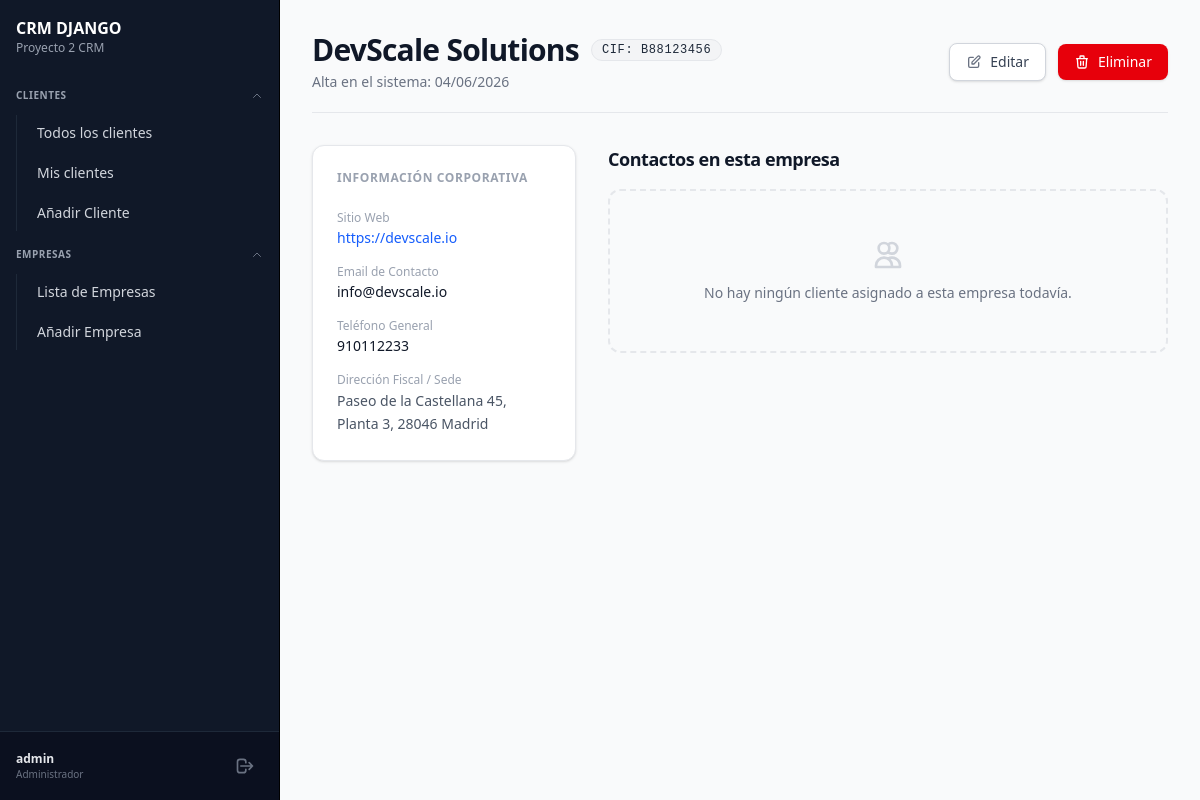
Page /empresas/detalle/4 (signed in) on the committed database.
### crm/models/company_model.py (models this page shows, shortened)
class Company(models.Model):
    name = models.CharField(max_length=100, verbose_name='Nombre de la Empresa')
    email = models.EmailField(verbose_name='Email')
    phone = models.CharField(max_length=20, verbose_name='Teléfono')
    address = models.CharField(max_length=200, verbose_name='Dirección')
    website = models.URLField(verbose_name='Sitio Web')
    created_at = models.DateTimeField(auto_now_add=True, verbose_name='Fecha de Creación')
    cif = models.CharField(max_length=20, unique=True, verbose_name='CIF')
    class Meta:
        verbose_name = 'Empresa'
        verbose_name_plural = 'Empresas'

### crm/views/company_views.py (the view)
# urls.py: path('empresas/detalle/<pk>', CompanyDetailView.as_view(), name='detalle-empresa'),
@method_decorator(login_required, name='dispatch')
class CompanyDetailView(DetailView):
    model = Company
    template_name = 'companies/company_detail.html'
    context_object_name = 'company'

### crm_django/templates/companies/company_detail.html (shortened to what this page needs)
{% extends "general/layout.html" %}
{% block page_content %}
<div class="max-w-6xl mx-auto space-y-8">
    <div class="flex flex-col md:flex-row md:items-center md:justify-between border-b border-gray-200 pb-5 gap-4">
        <div>
            <div class="flex items-center gap-3">
                <h1 class="text-3xl font-bold text-gray-900 tracking-tight">
                    {{ company.name }}
                </h1>
                <span class="inline-flex items-center px-2.5 py-0.5 rounded-full text-xs font-medium bg-gray-100 text-gray-800 border border-gray-200 uppercase tracking-wider font-mono">
                    CIF: {{ company.cif }}
                </span>
            </div>
            <p class="text-sm text-gray-500 mt-1">Alta en el sistema: {{ company.created_at|date:"d/m/Y" }}</p>
        </div>
        <div class="flex items-center gap-3">
            <a href="{% url "editar-empresa" company.pk %}" class="inline-flex items-center justify-center px-4 py-2 text-sm font-medium text-gray-700 bg-white border border-gray-300 rounded-lg hover:bg-gray-50 transition-colors shadow-sm gap-2">
                Editar
            </a>
            <a href="{% url "eliminar-empresa" company.pk %}" class="inline-flex items-center justify-center px-4 py-2 text-sm font-medium text-white bg-red-600 rounded-lg hover:bg-red-700 transition-colors shadow-sm gap-2">
                Eliminar
            </a>
        </div>
    </div>
    <div class="grid grid-cols-1 lg:grid-cols-3 gap-8">
        <div class="lg:col-span-1 bg-white border border-gray-200 rounded-xl shadow-sm p-6 space-y-6 h-fit">
            <h3 class="text-xs font-semibold text-gray-400 uppercase tracking-wider">Información Corporativa</h3>
            <div class="space-y-4">
                <div>
                    <label class="block text-xs font-medium text-gray-400">Sitio Web</label>
                    <a href="{{ company.website }}" target="_blank" class="text-sm font-medium text-blue-600 hover:text-blue-700 hover:underline block mt-0.5 break-all">
                        {{ company.website }}
                    </a>
                </div>
                <div>
                    <label class="block text-xs font-medium text-gray-400">Email de Contacto</label>
                    <span class="text-sm font-medium text-gray-900 block mt-0.5 break-all">{{ company.email }}</span>
                </div>
                <div>
                    <label class="block text-xs font-medium text-gray-400">Teléfono General</label>
                    <span class="text-sm font-medium text-gray-900 block mt-0.5">{{ company.phone }}</span>
                </div>
                <div>
                    <label class="block text-xs font-medium text-gray-400">Dirección Fiscal / Sede</label>
                    <span class="text-sm font-medium text-gray-600 block mt-0.5 leading-relaxed">{{ company.address }}</span>
                </div>
            </div>
        </div>
        <div class="lg:col-span-2 space-y-4">
            <h3 class="text-lg font-bold text-gray-900 tracking-tight mb-4">Contactos en esta empresa</h3>
            {% if company.clients.all %}
                <div class="bg-white border border-gray-200 rounded-xl shadow-sm overflow-hidden">
                    <ul class="divide-y divide-gray-100">
                        {% for client in company.clients.all %}
                            <li class="p-4 hover:bg-gray-50 transition-colors">
                                <div class="flex items-center justify-between gap-4">
                                    <div>
                                        <a href="{% url 'detalle-cliente' client.pk %}" class="text-sm font-bold text-gray-900 hover:text-blue-600 transition-colors">
                                            {{ client.first_name }} {{ client.last_name }}
                                        </a>
                                        <p class="text-xs text-gray-500 mt-0.5">{{ client.position|default:"Sin cargo definido" }}</p>
                                    </div>
                                    <div class="flex items-center gap-6 text-sm text-gray-500">
                                        <span class="hidden sm:inline">{{ client.email }}</span>
                                        <span class="font-mono text-xs bg-gray-100 px-2 py-1 rounded text-gray-700">{{ client.phone|default:"—" }}</span>
                                    </div>
                                </div>
                            </li>
                        {% endfor %}
                    </ul>
                </div>
            {% else %}
                <div class="text-center py-12 border-2 border-dashed border-gray-200 rounded-xl p-6">
                    <p class="text-sm text-gray-500">No hay ningún cliente asignado a esta empresa todavía.</p>
                </div>
            {% endif %}
        </div>
    </div>
</div>
{% endblock %}

### crm_django/templates/_includes/_sidebar.html (shortened to what this page needs)
<aside class="w-[280px] h-screen bg-gray-900 border-r border-outline-variant flex flex-col flex-shrink-0">
    <div>
        <h1 class="text-white pl-4 pt-4 font-bold"><a href="{% url 'home' %}">CRM DJANGO</a></h1>
        <p class="text-gray-400 pl-4 text-xs">Proyecto 2 CRM</p>
    </div>
    <nav class="mt-6 space-y-2">
        <details class="group px-4" open>
            <summary class="flex items-center justify-between text-[10px] font-semibold text-gray-400 uppercase
            tracking-wider cursor-pointer list-none py-2 hover:text-white transition-colors">
                <span>Clientes</span>
                <svg class="w-3 h-3 text-gray-500 group-open:rotate-180 transition-transform" fill="none" stroke="currentColor" viewBox="0 0 24 24" xmlns="http://www.w3.org/2000/svg">
                    <path stroke-linecap="round" stroke-linejoin="round" stroke-width="2" d="M19 9l-7 7-7-7"></path>
                </svg>
            </summary>
            <ul class="text-white flex flex-col gap-1 mt-1 pl-2 border-l border-gray-800">
                <li>
                    <a class="block w-full py-2 px-3 rounded-md hover:bg-white/10 transition-colors text-sm text-gray-300 hover:text-white" href="{% url 'clientes' %}">
                        Todos los clientes
                    </a>
                </li>
                <li>
                    <a class="block w-full py-2 px-3 rounded-md hover:bg-white/10 transition-colors text-sm text-gray-300 hover:text-white font-medium" href="{% url 'clientes' %}?scope=mine">
                        Mis clientes
                    </a>
                </li>
                <li>
                    <a class="block w-full py-2 px-3 rounded-md hover:bg-white/10 transition-colors text-sm text-gray-300 hover:text-white" href="{% url 'crear-cliente' %}">
                        Añadir Cliente
                    </a>
                </li>
            </ul>
        </details>
        <details class="group px-4" open>
            <summary class="flex items-center justify-between text-[10px] font-semibold text-gray-400 uppercase
                tracking-wider cursor-pointer list-none py-2 hover:text-white transition-colors">
                <span>Empresas</span>
                <svg class="w-3 h-3 text-gray-500 group-open:rotate-180 transition-transform" fill="none" stroke="currentColor" viewBox="0 0 24 24" xmlns="http://www.w3.org/2000/svg">
                    <path stroke-linecap="round" stroke-linejoin="round" stroke-width="2" d="M19 9l-7 7-7-7"></path>
                </svg>
            </summary>
            <ul class="text-white flex flex-col gap-1 mt-1 pl-2 border-l border-gray-800">
                <li>
                    <a class="block w-full py-2 px-3 rounded-md hover:bg-white/10 transition-colors text-sm text-gray-300 hover:text-white" href="{% url "empresas" %}">
                        Lista de Empresas
                    </a>
                </li>
                <li>
                    <a class="block w-full py-2 px-3 rounded-md hover:bg-white/10 transition-colors text-sm text-gray-300 hover:text-white" href="{% url "crear-empresa" %}">
                        Añadir Empresa
                    </a>
                </li>
            </ul>
        </details>
    </nav>
    <div class="mt-auto border-t border-gray-800 p-4 bg-gray-950/40">
        <div class="flex items-center justify-between">
            <div class="flex flex-col min-w-0">
                <span class="text-xs font-semibold text-gray-200 truncate">{{ user.username }}</span>
                <span class="text-[10px] text-gray-500 truncate">
                    {% if user.is_staff %}Administrador{% else %}Comercial{% endif %}
                </span>
            </div>
            <form method="POST" action="{% url 'logout' %}">
                <button type="submit" class="p-2 text-gray-500 hover:text-red-400 rounded-md hover:bg-white/5 transition-colors cursor-pointer group" title="Cerrar Sesión">
                    <svg class="w-5 h-5" fill="none" stroke="currentColor" viewBox="0 0 24 24" xmlns="http://www.w3.org/2000/svg">
                        <path stroke-linecap="round" stroke-linejoin="round" stroke-width="2" d="M17 16l4-4m0 0l-4-4m4 4H7m6 4v1a3 3 0 01-3 3H6a3 3 0 01-3-3V7a3 3 0 013-3h4a3 3 0 013 3v1"></path>
                    </svg>
                </button>
            </form>
        </div>
    </div>
</aside>

### rows in the picture
Company: name "DevScale Solutions", cif "B88123456", created_at "04/06/2026", website "https://devscale.io", email "info@devscale.io", phone "910112233", address "Paseo de la Castellana 45, Planta 3, 28046 Madrid"

### other values in the picture
{{ user.username }} "admin"
